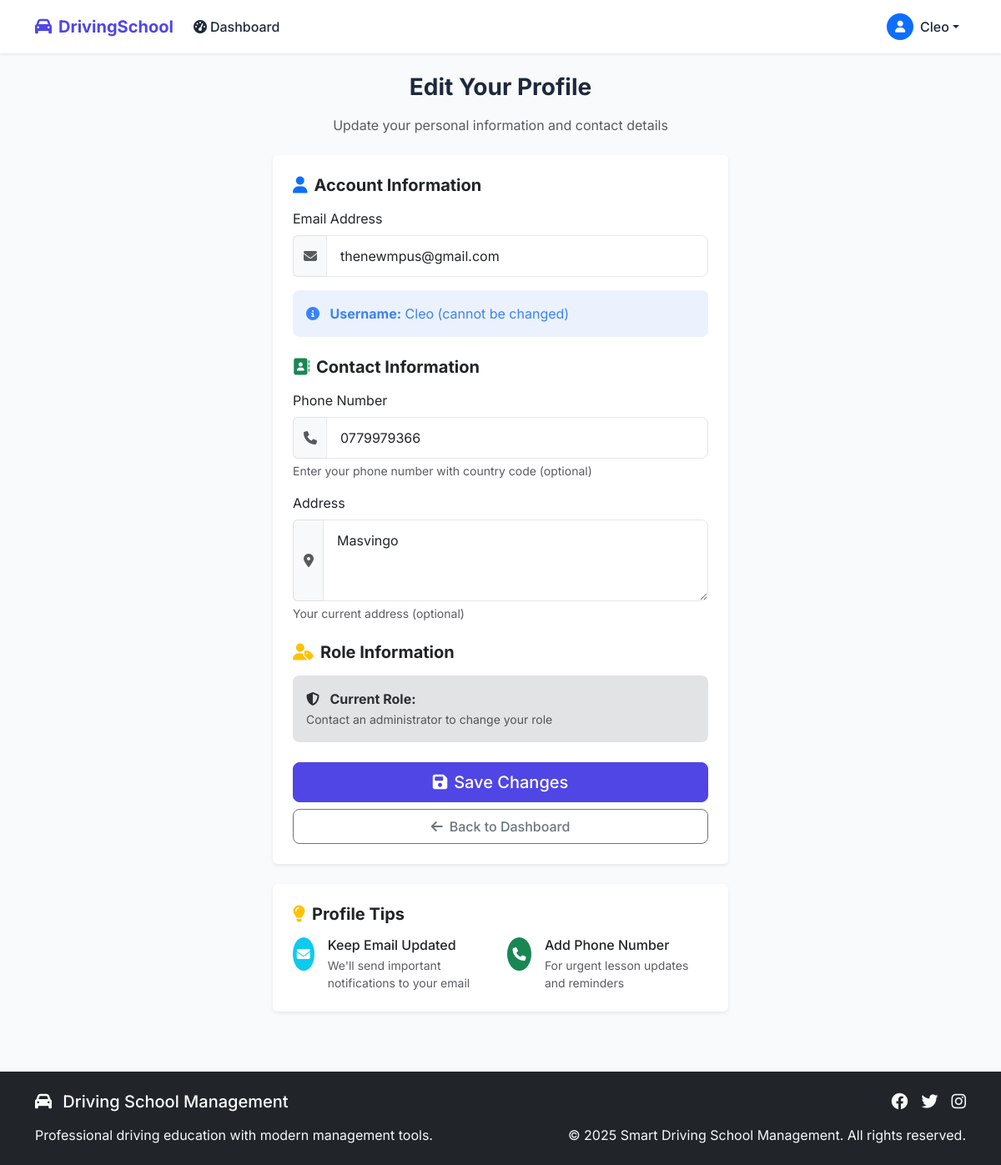
Page /edit-profile/ (signed in) on the earlier database version.
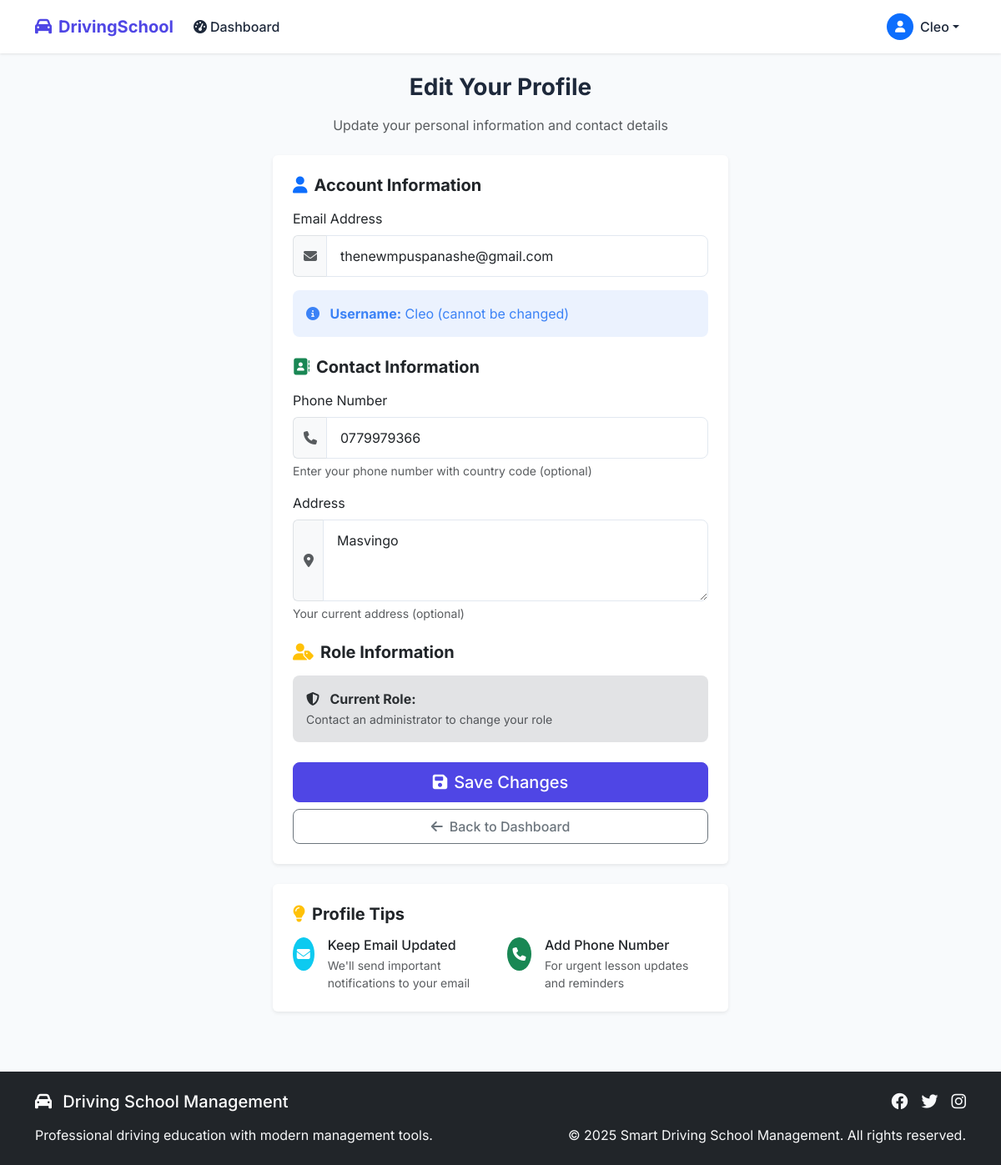
Same page on the later database version.
### core/models.py (models this page shows, shortened)
class User(AbstractUser):
    ROLE_CHOICES = (
        ('student', 'Student'),
        ('tutor', 'Tutor'),
        ('admin', 'Admin'),
    )
    PAYMENT_STATUS_CHOICES = (
        ('pending', 'Pending'),
        ('approved', 'Approved'),
        ('rejected', 'Rejected'),
    )
    role = models.CharField(max_length=20, choices=ROLE_CHOICES, default='student')
    phone = models.CharField(max_length=20, blank=True, null=True)
    address = models.TextField(blank=True, null=True)
    is_approved = models.BooleanField(default=False)
    is_invited = models.BooleanField(default=False)
    invitation_code = models.CharField(max_length=64, blank=True, null=True)
    payment_verified = models.BooleanField(default=False)
    payment_proof = models.FileField(upload_to='payment_proofs/', blank=True, null=True)
    payment_status = models.CharField(max_length=20, choices=PAYMENT_STATUS_CHOICES, default='pending')
    payment_submitted_at = models.DateTimeField(blank=True, null=True)
    payment_approved_at = models.DateTimeField(blank=True, null=True)
    profile_picture = models.ImageField(upload_to='profile_pictures/', blank=True, null=True)

### core/views/auth_views.py (the view)
# urls.py: path('edit-profile/', core_views.edit_profile, name='edit_profile'),
@login_required
def edit_profile(request: HttpRequest) -> HttpResponse:
    user_profile = get_user_profile(request.user) # This will now return the User object
    if request.method == 'POST':
        form = UserProfileEditForm(
            request.POST,
            instance=user_profile, # instance is now the User object
        )
        if form.is_valid():
            profile = form.save() # profile is now the User object
            messages.success(request, 'Profile updated successfully.')
            return redirect('dashboard')
    else:
        form = UserProfileEditForm(instance=user_profile)
    return render(request, 'edit_profile.html', {'form': form})

### core/forms.py
class UserProfileEditForm(forms.ModelForm):
    profile_picture = forms.ImageField(
        required=False,
        widget=forms.ClearableFileInput(attrs={
            'class': 'form-control-file'
        })
    )
    class Meta:
        model = User
        fields = ['email', 'phone', 'address', 'profile_picture']
        widgets = {
            'email': forms.EmailInput(attrs={
                'class': 'form-control',
                'placeholder': 'Enter email address'
            }),
            'phone': forms.TextInput(attrs={
                'class': 'form-control',
                'placeholder': 'Enter phone number'
            }),
            'address': forms.Textarea(attrs={
                'class': 'form-control',
                'rows': 3,
                'placeholder': 'Enter address'
            }),
        }

### core/views/auth_views.py (called while the page is built)
def get_user_profile(user: User) -> Optional[User]:
    return user

### core/templates/edit_profile.html (shortened to what the changed rows need)
{% extends 'base.html' %}
{% block content %}
<div class="row justify-content-center">
    <div class="col-md-8 col-lg-6">
        <div class="text-center mb-4">
            <h1 class="h3 mb-3 fw-bold">Edit Your Profile</h1>
        </div>
        <div class="card border-0 shadow-sm">
            <div class="card-body p-4">
                <form method="post" enctype="multipart/form-data" class="needs-validation" novalidate>
                    <div class="mb-4">
                        <h5 class="fw-bold mb-3">
                            <i class="fas fa-user text-primary me-2"></i>Account Information
                        </h5>
                        <div class="mb-3">
                            <label for="id_email" class="form-label">Email Address</label>
                            <div class="input-group">
                                <span class="input-group-text bg-light border-end-0">
                                    <i class="fas fa-envelope text-muted"></i>
                                </span>
                                {{ form.email }}
                            </div>
                        </div>
                        <div class="alert alert-info">
                            <i class="fas fa-info-circle me-2"></i>
                            <strong>Username:</strong> {{ user.username }} (cannot be changed)
                        </div>
                    </div>
                    <div class="mb-4">
                        <div class="mb-3">
                            <div class="input-group">
                                <span class="input-group-text bg-light border-end-0">
                                    <i class="fas fa-phone text-muted"></i>
                                </span>
                                {{ form.phone }}
                            </div>
                        </div>
                        <div class="mb-3">
                            <div class="input-group">
                                <span class="input-group-text bg-light border-end-0">
                                    <i class="fas fa-map-marker-alt text-muted"></i>
                                </span>
                                {{ form.address }}
                            </div>
                        </div>
                    </div>
                </form>
            </div>
        </div>
    </div>
</div>
{% endblock %}

### core/templates/base.html (shortened to what this page needs)
<!DOCTYPE html>
<html lang="en" data-theme="light">
<head>
    <link href="https://cdn.jsdelivr.net/npm/bootstrap@5.3.2/dist/css/bootstrap.min.css" rel="stylesheet">
    <link rel="stylesheet" href="https://cdnjs.cloudflare.com/ajax/libs/font-awesome/6.4.0/css/all.min.css">
    {% load static %}
    <link rel="stylesheet" href="{% static 'css/style.css' %}">
</head>
<body>
    <nav class="navbar navbar-expand-lg navbar-custom sticky-top">
        <div class="container">
            <a class="navbar-brand d-flex align-items-center" href="{% url 'home' %}">
                <i class="fas fa-car me-2"></i>
                <span class="fw-bold">DrivingSchool</span>
            </a>
            <div class="collapse navbar-collapse" id="navbarNav">
                <ul class="navbar-nav me-auto">
                    {% if user.is_authenticated %}
                        <li class="nav-item">
                            <a class="nav-link" href="{% url 'dashboard' %}">
                                <i class="fas fa-tachometer-alt me-1"></i>Dashboard
                            </a>
                        </li>
                    {% endif %}
                </ul>
                <ul class="navbar-nav">
                    {% if user.is_authenticated %}
                        <li class="nav-item dropdown">
                            <a class="nav-link dropdown-toggle d-flex align-items-center" href="#" id="navbarDropdown" role="button" data-bs-toggle="dropdown">
                                {% if user.profile_picture %}
                                    <img src="{{ user.profile_picture.url }}" alt="Profile Picture" class="rounded-circle me-2" style="width: 32px; height: 32px; object-fit: cover;">
                                {% else %}
                                    <div class="bg-primary text-white rounded-circle d-flex align-items-center justify-content-center me-2" style="width: 32px; height: 32px;">
                                        <i class="fas fa-user fa-sm"></i>
                                    </div>
                                {% endif %}
                                {{ user.get_full_name|default:user.username }}
                            </a>
                        </li>
                    {% endif %}
                </ul>
            </div>
        </div>
    </nav>
    <main class="py-4">
        <div class="container">
            {% block content %}{% endblock %}
        </div>
    </main>
    <footer class="bg-dark text-white py-4 mt-5">
        <div class="container">
            <div class="row">
                <div class="col-md-6">
                    <h5 class="mb-3">
                        <i class="fas fa-car me-2"></i>
                        Driving School Management
                    </h5>
                    <p class="text-light mb-0">
                        Professional driving education with modern management tools.
                    </p>
                </div>
                <div class="col-md-6 text-md-end">
                    <div class="d-flex justify-content-md-end justify-content-start gap-3 mb-3">
                        <a href="#" class="text-light">
                            <i class="fab fa-facebook fa-lg"></i>
                        </a>
                        <a href="#" class="text-light">
                            <i class="fab fa-twitter fa-lg"></i>
                        </a>
                        <a href="#" class="text-light">
                            <i class="fab fa-instagram fa-lg"></i>
                        </a>
                    </div>
                    <p class="text-light mb-0">
                        &copy; 2025 Smart Driving School Management. All rights reserved.
                    </p>
                </div>
            </div>
        </div>
    </footer>
</body>
</html>

Differences in the rows shown:
changed User "Cleo": email "thenewmpus@gmail.com" → "thenewmpuspanashe@gmail.com"
